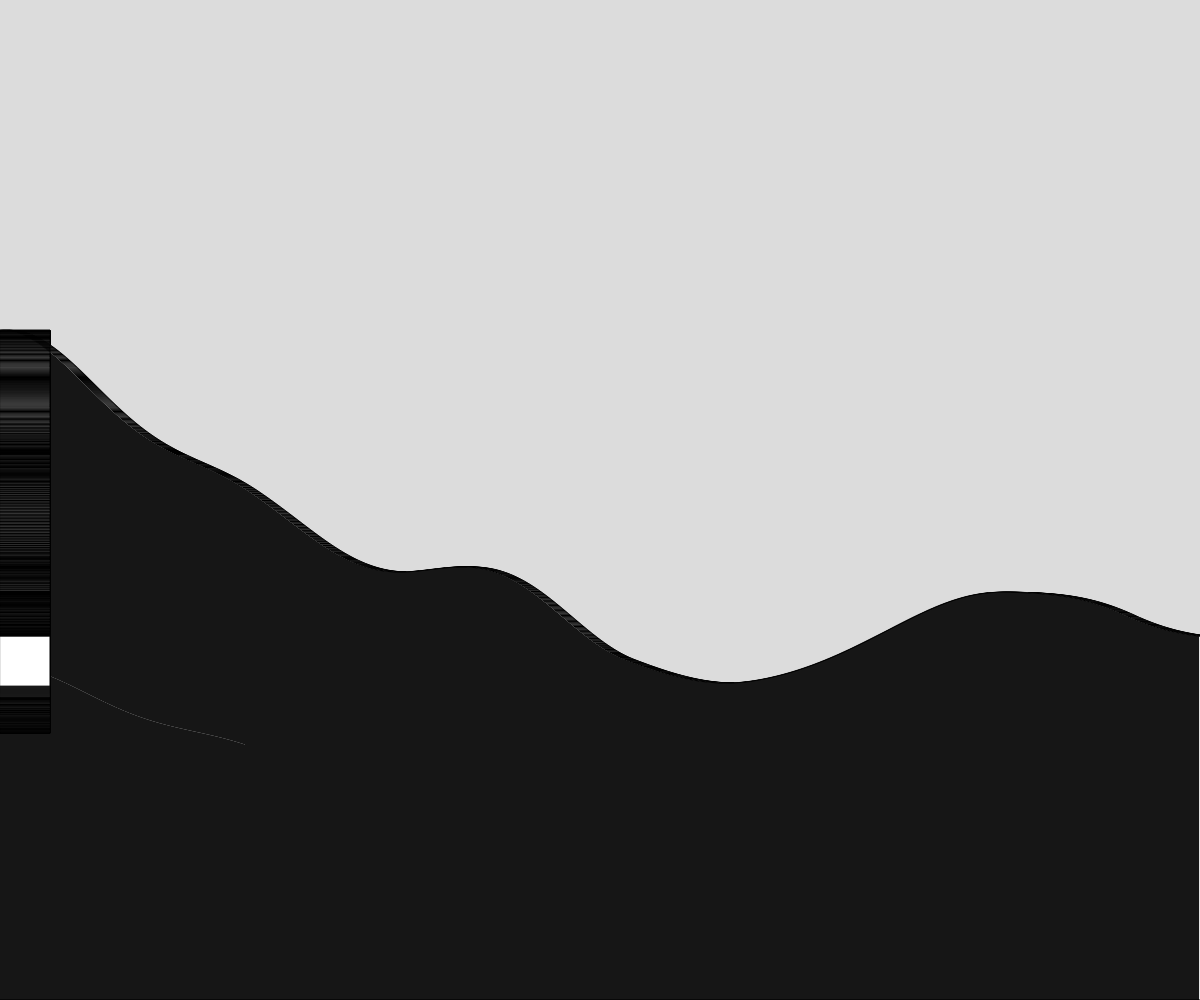
Frame 1 (no input)
Frame 60 (no input): identical to frame 1, image omitted
Frame 120 (the mouse pressed at the canvas centre since frame 60): identical to frame 1, image omitted

The p5.js sketch that drew this single still picture (run headless with seeded random() and noise() and a simulated clock; from frame 60 on, the mouse is pressed at the canvas centre):

// p5.js sketch
// ── sketch.js
// Terrain Generation
// Hyder Shahzaib Ahmed
// 10/23/2023

let terrain = [];
let xOffset = 0;

function setup() {
  createCanvas(windowWidth, windowHeight);
  spawnRectangles();
}

function draw() {
  background(220);

  if (keyIsDown(RIGHT_ARROW)){
    if (xOffset < width-20){
      xOffset += 20;}
  }

  if (keyIsDown(LEFT_ARROW)){
    if (xOffset > 20){
      xOffset -= 20;
    }
  }

  displayRectangles();
}

function displayRectangles(){
  for (let i=xOffset; i < width + xOffset; i++){
    let thisRect = terrain[i];
    rect(thisRect.x - xOffset, height-thisRect.height, 10, thisRect.height);
    rect(0, height-thisRect.height, 50, 50);
  }
}

function spawnRectangles(){
  let time = 0;
  for (let x = 0; x < 10000; x++){
    let h = noise(time) * height;
    let thisRect = {
      x: x,
      height: h,
    };
    terrain.push(thisRect);
    time += 0.001;
  }
}
